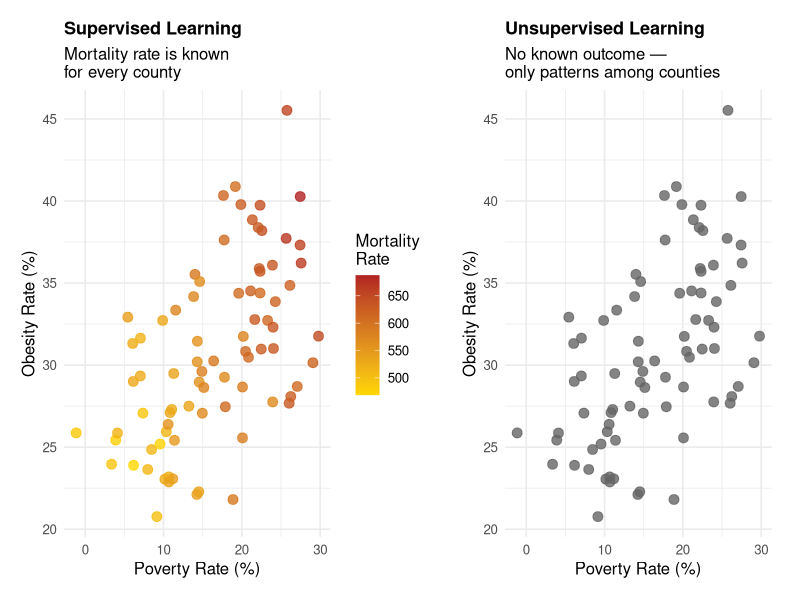
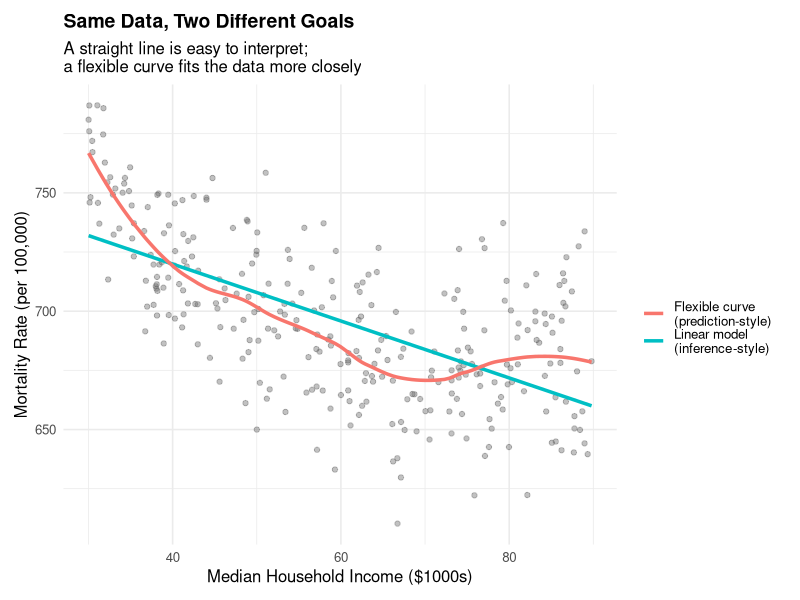
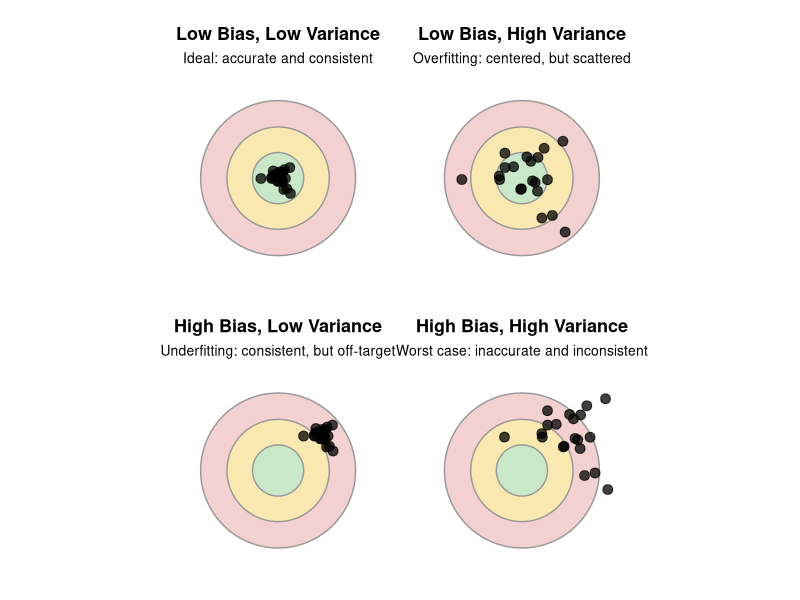
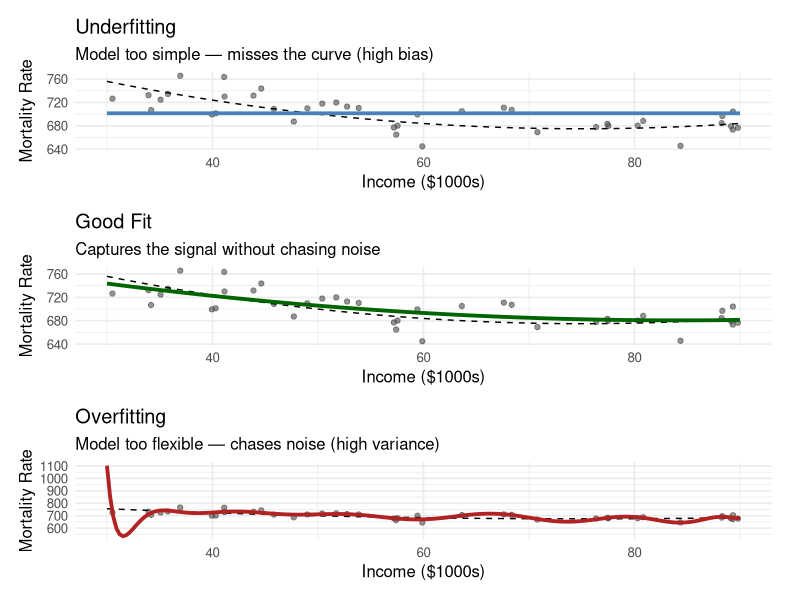
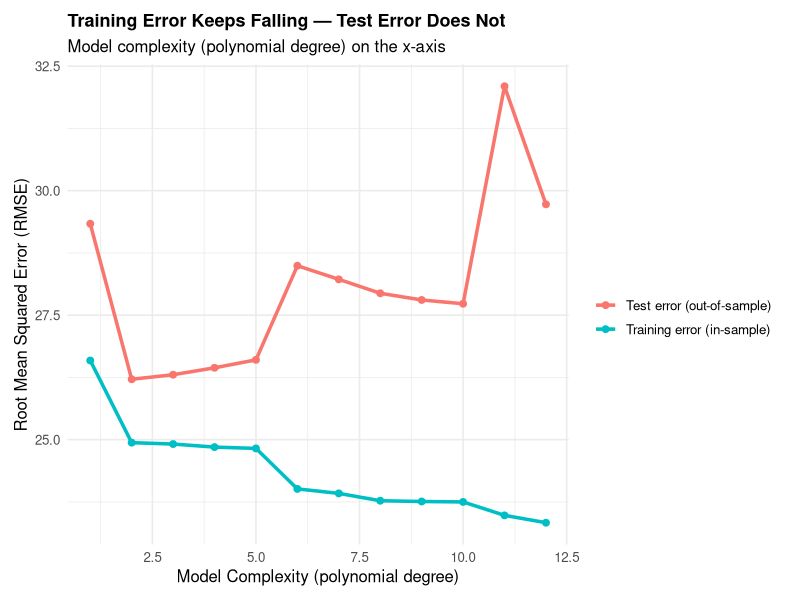
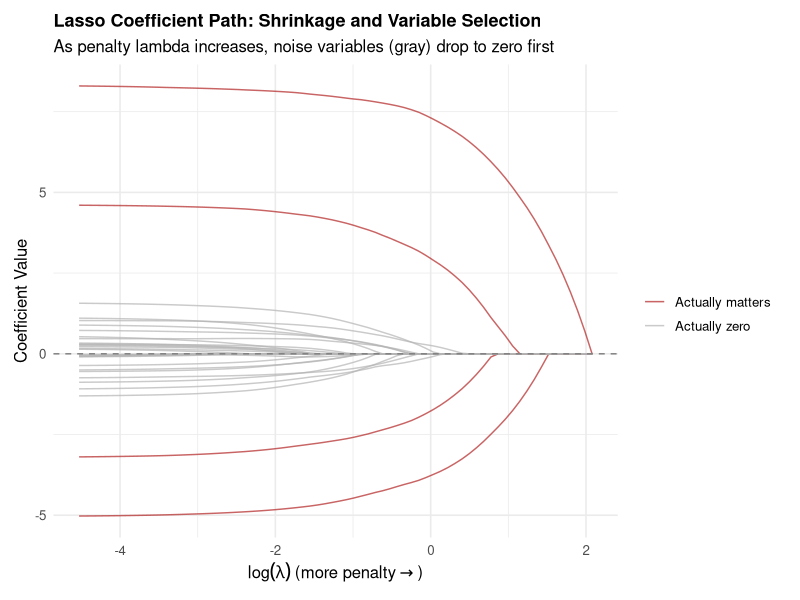
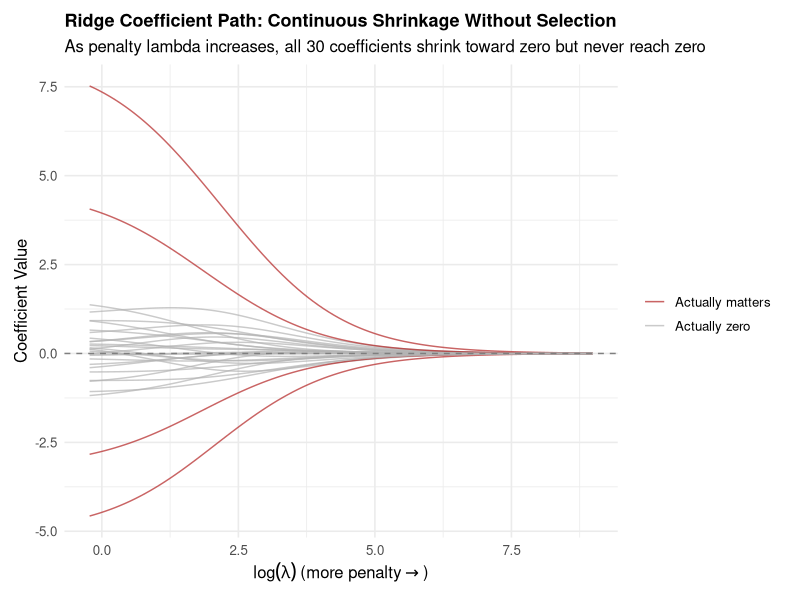
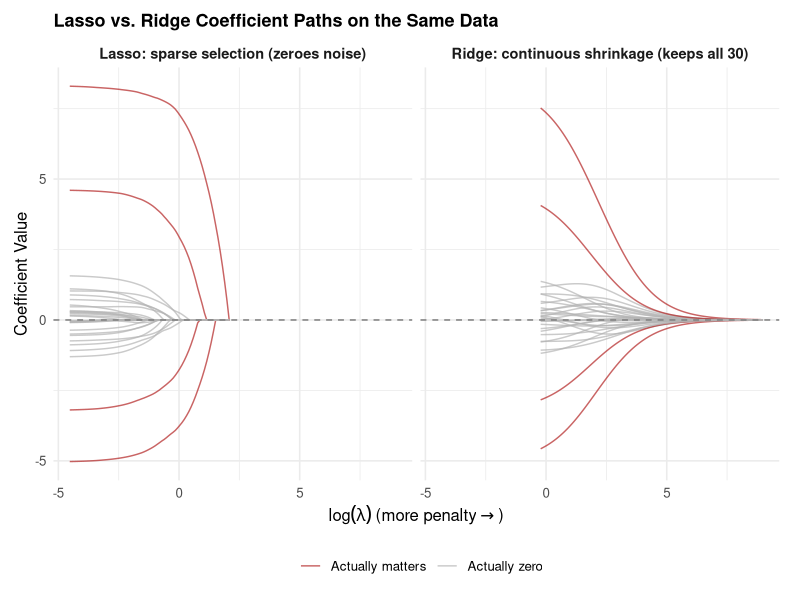

Write the R code that produced these figures, in order.
## ---- chunk 1
library(dplyr)
library(ggplot2)
library(kableExtra)
library(patchwork)
library(glmnet)     # For lasso and ridge regression
library(tidyr)
## ---- chunk 2
set.seed(88)
n_demo <- 80

# Simulate two underlying "true" county health profiles for illustration
profile <- sample(c("A", "B"), n_demo, replace = TRUE)
poverty_demo <- ifelse(profile == "A", rnorm(n_demo, 22, 4), rnorm(n_demo, 10, 4))
obesity_demo <- ifelse(profile == "A", rnorm(n_demo, 34, 4), rnorm(n_demo, 26, 4))
mortality_demo <- 400 + 5 * poverty_demo + 3 * obesity_demo + rnorm(n_demo, 0, 15)

demo_df <- data.frame(poverty = poverty_demo, obesity = obesity_demo, 
                       mortality = mortality_demo, profile = profile)

# Supervised view: predictors colored by the known outcome (mortality)
p_supervised <- ggplot(demo_df, aes(x = poverty, y = obesity, color = mortality)) +
  geom_point(size = 3, alpha = 0.8) +
  scale_color_gradient(low = "gold", high = "firebrick", name = "Mortality\nRate") +
  labs(title = "Supervised Learning",
       subtitle = "Mortality rate is known\nfor every county",
       x = "Poverty Rate (%)", y = "Obesity Rate (%)") +
  theme_minimal(base_size = 12) +
  theme(plot.title = element_text(face = "bold", size = 13),
        plot.margin = margin(10, 15, 10, 10))

# Unsupervised view: same predictors, no outcome shown, just raw points
p_unsupervised <- ggplot(demo_df, aes(x = poverty, y = obesity)) +
  geom_point(size = 3, alpha = 0.8, color = "gray40") +
  labs(title = "Unsupervised Learning",
       subtitle = "No known outcome —\nonly patterns among counties",
       x = "Poverty Rate (%)", y = "Obesity Rate (%)") +
  theme_minimal(base_size = 12) +
  theme(plot.title = element_text(face = "bold", size = 13),
        plot.margin = margin(10, 15, 10, 10))

p_supervised + p_unsupervised
## ---- chunk 3
set.seed(42)
n <- 300

# Simulate a nonlinear true relationship between income and mortality
income <- runif(n, 30, 90)
true_mortality <- 900 - 6 * income + 0.04 * income^2 + rnorm(n, 0, 25)

sim_df <- data.frame(income = income, mortality = true_mortality)

# Culture 1: a simple linear model (inference-focused)
linear_fit <- lm(mortality ~ income, data = sim_df)

# Culture 2: a flexible model (prediction-focused) - local smoothing
sim_df$loess_pred <- predict(loess(mortality ~ income, data = sim_df, span = 0.5))

ggplot(sim_df, aes(x = income, y = mortality)) +
  geom_point(alpha = 0.4, color = "gray40") +
  geom_smooth(method = "lm", se = FALSE, aes(color = "Linear model\n(inference-style)"), linewidth = 1.2) +
  geom_line(aes(y = loess_pred, color = "Flexible curve\n(prediction-style)"), linewidth = 1.2) +
  labs(title = "Same Data, Two Different Goals",
       subtitle = "A straight line is easy to interpret;\na flexible curve fits the data more closely",
       x = "Median Household Income ($1000s)",
       y = "Mortality Rate (per 100,000)",
       color = "") +
  theme_minimal(base_size = 12) +
  theme(legend.position = "right",
        plot.title = element_text(face = "bold", size = 14),
        plot.margin = margin(10, 15, 10, 10))
## ---- chunk 4
make_target <- function(n = 20, center_offset = c(0, 0), spread = 0.15, title = "", subtitle = "") {
  set.seed(1)
  darts <- data.frame(
    x = rnorm(n, mean = center_offset[1], sd = spread),
    y = rnorm(n, mean = center_offset[2], sd = spread)
  )
  
  circle_data <- function(r) {
    theta <- seq(0, 2 * pi, length.out = 100)
    data.frame(x = r * cos(theta), y = r * sin(theta))
  }
  
  ggplot() +
    geom_polygon(data = circle_data(1), aes(x, y), fill = "#f4d1d1", color = "gray60") +
    geom_polygon(data = circle_data(0.66), aes(x, y), fill = "#f9e8b0", color = "gray60") +
    geom_polygon(data = circle_data(0.33), aes(x, y), fill = "#c9e8c9", color = "gray60") +
    geom_point(data = darts, aes(x, y), size = 3, color = "black", alpha = 0.75) +
    coord_fixed(xlim = c(-1.3, 1.3), ylim = c(-1.3, 1.3)) +
    labs(title = title, subtitle = subtitle) +
    theme_void(base_size = 12) +
    theme(plot.title = element_text(face = "bold", size = 13, hjust = 0.5),
          plot.subtitle = element_text(size = 10, hjust = 0.5),
          plot.margin = margin(8, 8, 8, 8))
}

p1 <- make_target(center_offset = c(0, 0), spread = 0.10, 
                   title = "Low Bias, Low Variance", subtitle = "Ideal: accurate and consistent")
p2 <- make_target(center_offset = c(0, 0), spread = 0.35, 
                   title = "Low Bias, High Variance", subtitle = "Overfitting: centered, but scattered")
p3 <- make_target(center_offset = c(0.55, 0.45), spread = 0.10, 
                   title = "High Bias, Low Variance", subtitle = "Underfitting: consistent, but off-target")
p4 <- make_target(center_offset = c(0.55, 0.45), spread = 0.35, 
                   title = "High Bias, High Variance", subtitle = "Worst case: inaccurate and inconsistent")

(p1 + p2) / (p3 + p4)
## ---- chunk 5
set.seed(7)

# True underlying function (unknown to the researcher in practice)
true_function <- function(x) 900 - 6 * x + 0.04 * x^2

# Generate one sample
n_sample <- 40
x_sample <- runif(n_sample, 30, 90)
y_sample <- true_function(x_sample) + rnorm(n_sample, 0, 25)
sample_df <- data.frame(income = x_sample, mortality = y_sample)

x_grid <- seq(30, 90, length.out = 200)
true_line <- data.frame(income = x_grid, mortality = true_function(x_grid))

# Underfit: a flat model (intercept only)
underfit_pred <- data.frame(income = x_grid, mortality = mean(y_sample))

# Good fit: quadratic model (matches the true functional form)
good_fit <- lm(mortality ~ poly(income, 2), data = sample_df)
goodfit_pred <- data.frame(income = x_grid, 
                            mortality = predict(good_fit, newdata = data.frame(income = x_grid)))

# Overfit: a very high-degree polynomial that chases every point
overfit_model <- lm(mortality ~ poly(income, 15), data = sample_df)
overfit_pred <- data.frame(income = x_grid, 
                            mortality = predict(overfit_model, newdata = data.frame(income = x_grid)))

p_under <- ggplot() +
  geom_point(data = sample_df, aes(income, mortality), alpha = 0.6, color = "gray30") +
  geom_line(data = true_line, aes(income, mortality), color = "black", linetype = "dashed") +
  geom_line(data = underfit_pred, aes(income, mortality), color = "steelblue", linewidth = 1.3) +
  labs(title = "Underfitting", subtitle = "Model too simple — misses the curve (high bias)",
       x = "Income ($1000s)", y = "Mortality Rate") +
  theme_minimal(base_size = 12) +
  theme(plot.margin = margin(8, 15, 8, 8))

p_good <- ggplot() +
  geom_point(data = sample_df, aes(income, mortality), alpha = 0.6, color = "gray30") +
  geom_line(data = true_line, aes(income, mortality), color = "black", linetype = "dashed") +
  geom_line(data = goodfit_pred, aes(income, mortality), color = "darkgreen", linewidth = 1.3) +
  labs(title = "Good Fit", subtitle = "Captures the signal without chasing noise",
       x = "Income ($1000s)", y = "Mortality Rate") +
  theme_minimal(base_size = 12) +
  theme(plot.margin = margin(8, 15, 8, 8))

p_over <- ggplot() +
  geom_point(data = sample_df, aes(income, mortality), alpha = 0.6, color = "gray30") +
  geom_line(data = true_line, aes(income, mortality), color = "black", linetype = "dashed") +
  geom_line(data = overfit_pred, aes(income, mortality), color = "firebrick", linewidth = 1.3) +
  labs(title = "Overfitting", subtitle = "Model too flexible — chases noise (high variance)",
       x = "Income ($1000s)", y = "Mortality Rate") +
  theme_minimal(base_size = 12) +
  theme(plot.margin = margin(8, 15, 8, 8))

p_under / p_good / p_over
## ---- chunk 6
set.seed(101)

# Generate training data and a separate, fresh test set from the same true process
train_x <- runif(60, 30, 90)
train_y <- true_function(train_x) + rnorm(60, 0, 25)
train_df <- data.frame(income = train_x, mortality = train_y)

test_x <- runif(60, 30, 90)
test_y <- true_function(test_x) + rnorm(60, 0, 25)
test_df <- data.frame(income = test_x, mortality = test_y)

# Fit models of increasing flexibility (polynomial degree = complexity)
degrees <- 1:12
results <- data.frame()

for (d in degrees) {
  model <- lm(mortality ~ poly(income, d), data = train_df)
  train_pred <- predict(model)
  test_pred <- predict(model, newdata = test_df)
  
  train_rmse <- sqrt(mean((train_df$mortality - train_pred)^2))
  test_rmse <- sqrt(mean((test_df$mortality - test_pred)^2))
  
  results <- rbind(results, data.frame(degree = d, 
                                        train_rmse = train_rmse, 
                                        test_rmse = test_rmse))
}

results_long <- results %>%
  pivot_longer(cols = c(train_rmse, test_rmse), names_to = "type", values_to = "rmse") %>%
  mutate(type = ifelse(type == "train_rmse", "Training error (in-sample)", "Test error (out-of-sample)"))

ggplot(results_long, aes(x = degree, y = rmse, color = type)) +
  geom_line(linewidth = 1.2) +
  geom_point(size = 2) +
  labs(title = "Training Error Keeps Falling — Test Error Does Not",
       subtitle = "Model complexity (polynomial degree) on the x-axis",
       x = "Model Complexity (polynomial degree)",
       y = "Root Mean Squared Error (RMSE)",
       color = "") +
  theme_minimal(base_size = 12) +
  theme(legend.position = "right",
        plot.title = element_text(face = "bold", size = 13),
        plot.margin = margin(10, 15, 10, 10))
## ---- chunk 7
set.seed(2024)
n_counties_sim <- 100
n_predictors <- 30  # 30 candidate variables

# Simulate predictors (standardized county-level variables)
X <- matrix(rnorm(n_counties_sim * n_predictors), nrow = n_counties_sim)
colnames(X) <- paste0("var", 1:n_predictors)

# Only the first 4 variables genuinely drive mortality
true_betas <- c(8, -6, 5, -4, rep(0, n_predictors - 4))
mortality_sim <- X %*% true_betas + rnorm(n_counties_sim, 0, 5)

# Fit lasso across a range of lambda values
lasso_fit <- glmnet(X, mortality_sim, alpha = 1)  # alpha = 1 is lasso

# Extract coefficient paths
coef_matrix <- as.matrix(coef(lasso_fit))[-1, ]  # remove intercept
coef_df <- as.data.frame(t(coef_matrix)) %>%
  mutate(lambda = lasso_fit$lambda) %>%
  pivot_longer(-lambda, names_to = "variable", values_to = "coefficient") %>%
  mutate(truly_matters = ifelse(variable %in% paste0("var", 1:4), "Actually matters", "Actually zero"))

ggplot(coef_df, aes(x = log(lambda), y = coefficient, group = variable, color = truly_matters)) +
  geom_line(alpha = 0.7) +
  geom_hline(yintercept = 0, linetype = "dashed", color = "gray50") +
  labs(title = "Lasso Coefficient Path: Shrinkage and Variable Selection",
       subtitle = "As penalty lambda increases, noise variables (gray) drop to zero first",
       x = expression(log(lambda) ~ "(more penalty" %->% ")"),
       y = "Coefficient Value",
       color = "") +
  scale_color_manual(values = c("Actually matters" = "firebrick", "Actually zero" = "gray70")) +
  theme_minimal(base_size = 12) +
  theme(legend.position = "right",
        plot.title = element_text(face = "bold", size = 13),
        plot.margin = ggplot2::margin(10, 15, 10, 10))
## ---- chunk 8
# Fit ridge across a range of lambda values
ridge_fit <- glmnet(X, mortality_sim, alpha = 0)  # alpha = 0 is ridge

# Extract coefficient paths
ridge_coef_matrix <- as.matrix(coef(ridge_fit))[-1, ]
ridge_coef_df <- as.data.frame(t(ridge_coef_matrix)) %>%
  mutate(lambda = ridge_fit$lambda) %>%
  pivot_longer(-lambda, names_to = "variable", values_to = "coefficient") %>%
  mutate(truly_matters = ifelse(variable %in% paste0("var", 1:4), "Actually matters", "Actually zero"))

ggplot(ridge_coef_df, aes(x = log(lambda), y = coefficient, group = variable, color = truly_matters)) +
  geom_line(alpha = 0.7) +
  geom_hline(yintercept = 0, linetype = "dashed", color = "gray50") +
  labs(title = "Ridge Coefficient Path: Continuous Shrinkage Without Selection",
       subtitle = "As penalty lambda increases, all 30 coefficients shrink toward zero but never reach zero",
       x = expression(log(lambda) ~ "(more penalty" %->% ")"),
       y = "Coefficient Value",
       color = "") +
  scale_color_manual(values = c("Actually matters" = "firebrick", "Actually zero" = "gray70")) +
  theme_minimal(base_size = 12) +
  theme(legend.position = "right",
        plot.title = element_text(face = "bold", size = 13),
        plot.margin = ggplot2::margin(10, 15, 10, 10))
## ---- chunk 9
lasso_coef_df_labeled <- coef_df %>%
  mutate(method = "Lasso: sparse selection (zeroes noise)")

ridge_coef_df_labeled <- ridge_coef_df %>%
  mutate(method = "Ridge: continuous shrinkage (keeps all 30)")

combined_df <- bind_rows(lasso_coef_df_labeled, ridge_coef_df_labeled)
combined_df$method <- factor(combined_df$method, levels = c("Lasso: sparse selection (zeroes noise)", "Ridge: continuous shrinkage (keeps all 30)"))

ggplot(combined_df, aes(x = log(lambda), y = coefficient, group = variable, color = truly_matters)) +
  geom_line(alpha = 0.7) +
  geom_hline(yintercept = 0, linetype = "dashed", color = "gray50") +
  facet_wrap(~method) +
  labs(title = "Lasso vs. Ridge Coefficient Paths on the Same Data",
       x = expression(log(lambda) ~ "(more penalty" %->% ")"),
       y = "Coefficient Value",
       color = "") +
  scale_color_manual(values = c("Actually matters" = "firebrick", "Actually zero" = "gray70")) +
  theme_minimal(base_size = 12) +
  theme(legend.position = "bottom",
        plot.title = element_text(face = "bold", size = 13),
        strip.text = element_text(face = "bold", size = 10.5),
        plot.margin = ggplot2::margin(10, 15, 10, 10))
## ---- chunk 10
set.seed(2024)
cv_lasso <- cv.glmnet(X, mortality_sim, alpha = 1)

par(mar = c(7, 4, 4, 2))
plot(cv_lasso)
title("Lasso: Cross-Validated Error by Lambda", line = 2.5)
mtext("Left dashed line: best prediction (lambda.min)", side = 1, line = 5, cex = 0.8)
mtext("Right dashed line: simplest good model (lambda.1se)", side = 1, line = 6, cex = 0.8)
## ---- chunk 11
set.seed(2024)
cv_ridge <- cv.glmnet(X, mortality_sim, alpha = 0)

par(mar = c(7, 4, 4, 2))
plot(cv_ridge)
title("Ridge: Cross-Validated Error by Lambda", line = 2.5)
mtext("Left dashed line: best prediction (lambda.min)", side = 1, line = 5, cex = 0.8)
mtext("Right dashed line: simplest good model (lambda.1se)", side = 1, line = 6, cex = 0.8)
## ---- chunk 12
cat("Lasso  — lambda.min:", round(cv_lasso$lambda.min, 3), 
    " | lambda.1se:", round(cv_lasso$lambda.1se, 3), "\n")
cat("Ridge  — lambda.min:", round(cv_ridge$lambda.min, 3), 
    " | lambda.1se:", round(cv_ridge$lambda.1se, 3))
## ---- chunk 13
# Which variables survive at the cross-validation-selected lambda?
selected_coefs <- coef(cv_lasso, s = "lambda.min")
selected_df <- data.frame(
  variable = rownames(selected_coefs)[-1],
  coefficient = as.vector(selected_coefs)[-1]
) %>%
  filter(coefficient != 0) %>%
  arrange(desc(abs(coefficient)))

kable(selected_df, digits = 2, 
      caption = "Variables Selected by Lasso at the Cross-Validation-Chosen Lambda") %>%
  kable_styling(bootstrap_options = c("striped", "hover", "condensed"))
## ---- chunk 14
# Ridge coefficients at its own cross-validation-chosen lambda
ridge_selected_coefs <- coef(cv_ridge, s = "lambda.min")
ridge_selected_df <- data.frame(
  variable = rownames(ridge_selected_coefs)[-1],
  coefficient = as.vector(ridge_selected_coefs)[-1]
) %>%
  arrange(desc(abs(coefficient)))

kable(head(ridge_selected_df, 30), digits = 3, 
      caption = "Ridge Coefficients at Its Cross-Validation-Chosen Lambda (All 30 Variables)") %>%
  kable_styling(bootstrap_options = c("striped", "hover", "condensed"))
## ---- chunk 15
set.seed(2024)
cv_enet <- cv.glmnet(X, mortality_sim, alpha = 0.5)

par(mar = c(7, 4, 4, 2))
plot(cv_enet)
title("Elastic Net (alpha = 0.5): Cross-Validated Error by Lambda", line = 2.5)
mtext("Left dashed line: best prediction (lambda.min)", side = 1, line = 5, cex = 0.8)
mtext("Right dashed line: simplest good model (lambda.1se)", side = 1, line = 6, cex = 0.8)
## ---- chunk 16
cat("Ridge        — lambda.min:", round(cv_ridge$lambda.min, 3), 
    " | lambda.1se:", round(cv_ridge$lambda.1se, 3), "\n")
cat("Lasso        — lambda.min:", round(cv_lasso$lambda.min, 3), 
    " | lambda.1se:", round(cv_lasso$lambda.1se, 3), "\n")
cat("Elastic Net  — lambda.min:", round(cv_enet$lambda.min, 3), 
    " | lambda.1se:", round(cv_enet$lambda.1se, 3))
## ---- chunk 17
# Which variables survive at elastic net's cross-validation-selected lambda?
enet_selected_coefs <- coef(cv_enet, s = "lambda.min")
enet_selected_df <- data.frame(
  variable = rownames(enet_selected_coefs)[-1],
  coefficient = as.vector(enet_selected_coefs)[-1]
) %>%
  filter(coefficient != 0) %>%
  arrange(desc(abs(coefficient)))

kable(enet_selected_df, digits = 2, 
      caption = "Variables Selected by Elastic Net at the Cross-Validation-Chosen Lambda") %>%
  kable_styling(bootstrap_options = c("striped", "hover", "condensed"))
## ---- chunk 18
cat("Number of nonzero coefficients (out of 30):\n")
cat("  Ridge:      ", sum(coef(cv_ridge, s = "lambda.min")[-1] != 0), "\n")
cat("  Lasso:      ", sum(coef(cv_lasso, s = "lambda.min")[-1] != 0), "\n")
cat("  Elastic Net:", sum(coef(cv_enet, s = "lambda.min")[-1] != 0))
## ---- chunk 19
set.seed(55)

# Simulate two "true" predictors that are highly correlated with each other (r ≈ 0.8)
n_counties_sim <- 100
poverty_rate <- rnorm(n_counties_sim, 15, 5)
uninsured_rate_corr <- poverty_rate * 0.8 + rnorm(n_counties_sim, 0, 1.5)

# Both contribute equally to mortality (true effect = 3.0 each)
mortality_corr <- 500 + 3 * poverty_rate + 3 * uninsured_rate_corr + rnorm(n_counties_sim, 0, 10)

X_corr <- cbind(poverty_rate, uninsured_rate_corr,
                 matrix(rnorm(n_counties_sim * 8), nrow = n_counties_sim))
colnames(X_corr) <- c("poverty_rate", "uninsured_rate", paste0("noise", 1:8))

# Single-sample estimates for OLS, Ridge, Lasso, and Elastic Net
df_corr <- as.data.frame(X_corr)
df_corr$mortality <- mortality_corr
ols_fit <- lm(mortality ~ ., data = df_corr)
ols_result <- coef(ols_fit)[c("poverty_rate", "uninsured_rate")]

cv_ridge_corr <- cv.glmnet(X_corr, mortality_corr, alpha = 0)
cv_lasso_corr <- cv.glmnet(X_corr, mortality_corr, alpha = 1)
cv_enet_corr <- cv.glmnet(X_corr, mortality_corr, alpha = 0.5)

ridge_result <- coef(cv_ridge_corr, s = "lambda.min")[c("poverty_rate", "uninsured_rate"), ]
lasso_result <- coef(cv_lasso_corr, s = "lambda.min")[c("poverty_rate", "uninsured_rate"), ]
enet_result <- coef(cv_enet_corr, s = "lambda.min")[c("poverty_rate", "uninsured_rate"), ]

# Monte Carlo simulation (B = 100) for empirical Bias, Variance, and MSE
B <- 100
true_b <- c(3, 3)
res_ols <- matrix(0, B, 2)
res_ridge <- matrix(0, B, 2)
res_lasso <- matrix(0, B, 2)
res_enet <- matrix(0, B, 2)

for (i in 1:B) {
  p_rate <- rnorm(n_counties_sim, 15, 5)
  u_rate <- p_rate * 0.8 + rnorm(n_counties_sim, 0, 1.5)
  m_rate <- 500 + 3 * p_rate + 3 * u_rate + rnorm(n_counties_sim, 0, 10)
  Xc <- cbind(p_rate, u_rate, matrix(rnorm(n_counties_sim * 8), nrow = n_counties_sim))
  colnames(Xc) <- c("p_rate", "u_rate", paste0("noise", 1:8))
  df_i <- as.data.frame(Xc)
  df_i$m_rate <- m_rate
  
  res_ols[i, ] <- coef(lm(m_rate ~ ., data = df_i))[c("p_rate", "u_rate")]
  
  cv_r <- cv.glmnet(Xc, m_rate, alpha = 0)
  cv_l <- cv.glmnet(Xc, m_rate, alpha = 1)
  cv_e <- cv.glmnet(Xc, m_rate, alpha = 0.5)
  
  res_ridge[i, ] <- coef(cv_r, s = "lambda.min")[c("p_rate", "u_rate"), ]
  res_lasso[i, ] <- coef(cv_l, s = "lambda.min")[c("p_rate", "u_rate"), ]
  res_enet[i, ]  <- coef(cv_e, s = "lambda.min")[c("p_rate", "u_rate"), ]
}

b_ols   <- mean(abs(colMeans(res_ols) - true_b))
v_ols   <- mean(apply(res_ols, 2, var))
b_ridge <- mean(abs(colMeans(res_ridge) - true_b))
v_ridge <- mean(apply(res_ridge, 2, var))
b_lasso <- mean(abs(colMeans(res_lasso) - true_b))
v_lasso <- mean(apply(res_lasso, 2, var))
b_enet  <- mean(abs(colMeans(res_enet) - true_b))
v_enet  <- mean(apply(res_enet, 2, var))
## ---- chunk 20
corr_summary_df <- data.frame(
  Method = c("True Effect", "OLS (Unpenalized)", "Ridge (L2)", "Lasso (L1)", "Elastic Net (L1+L2)"),
  `Poverty Rate` = c(3.00, round(ols_result[1], 2), round(ridge_result[1], 2), round(lasso_result[1], 2), round(enet_result[1], 2)),
  `Uninsured Rate` = c(3.00, round(ols_result[2], 2), round(ridge_result[2], 2), round(lasso_result[2], 2), round(enet_result[2], 2)),
  `Abs Bias` = c(0.000, round(b_ols, 3), round(b_ridge, 3), round(b_lasso, 3), round(b_enet, 3)),
  `Variance` = c(0.000, round(v_ols, 3), round(v_ridge, 3), round(v_lasso, 3), round(v_enet, 3)),
  `MSE (Bias² + Var)` = c(0.000, round(b_ols^2 + v_ols, 3), round(b_ridge^2 + v_ridge, 3), round(b_lasso^2 + v_lasso, 3), round(b_enet^2 + v_enet, 3)),
  `Behavior with Collinear Predictors` = c(
    "Ground Truth",
    "Unbiased, but high variance under collinearity",
    "Lowest variance (Grouping effect)",
    "High variance due to lopsided selection",
    "Balanced variance reduction + Selection"
  ),
  check.names = FALSE
)

kable(corr_summary_df, caption = "Empirical Comparison of Coefficients, Bias, Variance, and MSE Under High Multicollinearity (r ≈ 0.8)") %>%
  kable_styling(bootstrap_options = c("striped", "hover", "condensed"))
## ---- chunk 21
# Left panel: coefficient estimates across methods, as points
coef_point_df <- data.frame(
  Method = rep(c("True Effect", "OLS", "Ridge", "Lasso", "Elastic Net"), times = 2),
  Variable = rep(c("Poverty Rate", "Uninsured Rate"), each = 5),
  Coefficient = c(3.0, unname(ols_result[1]), unname(ridge_result[1]), 
                  unname(lasso_result[1]), unname(enet_result[1]),
                  3.0, unname(ols_result[2]), unname(ridge_result[2]), 
                  unname(lasso_result[2]), unname(enet_result[2]))
)
coef_point_df$Method <- factor(coef_point_df$Method, 
                                 levels = c("True Effect", "OLS", "Ridge", "Lasso", "Elastic Net"))

p_coef_point <- ggplot(coef_point_df, aes(x = Method, y = Coefficient, color = Variable)) +
  geom_hline(yintercept = 3, linetype = "dashed", color = "gray50") +
  geom_point(size = 5, alpha = 0.85, position = position_dodge(width = 0.4)) +
  scale_color_manual(values = c("Poverty Rate" = "#c62828", "Uninsured Rate" = "#1565c0")) +
  labs(title = "Coefficient Estimates Across Methods",
       subtitle = "Dashed line = true effect (3.0 for both)",
       x = "", y = "Coefficient Value", color = "") +
  theme_minimal(base_size = 12) +
  theme(legend.position = "bottom",
        plot.title = element_text(face = "bold", size = 13),
        axis.text.x = element_text(angle = 20, hjust = 1),
        plot.margin = ggplot2::margin(10, 10, 10, 10))

# Right panel: bias and variance across methods, as points
bias_var_point_df <- data.frame(
  Method = rep(c("OLS", "Ridge", "Lasso", "Elastic Net"), times = 2),
  Metric = rep(c("Bias", "Variance"), each = 4),
  Value = c(b_ols, b_ridge, b_lasso, b_enet,
            v_ols, v_ridge, v_lasso, v_enet)
)
bias_var_point_df$Method <- factor(bias_var_point_df$Method, 
                                     levels = c("OLS", "Ridge", "Lasso", "Elastic Net"))

p_metrics_point <- ggplot(bias_var_point_df, aes(x = Method, y = Value, color = Metric)) +
  geom_point(size = 5, alpha = 0.85, position = position_dodge(width = 0.4)) +
  scale_color_manual(values = c("Bias" = "#f9a825", "Variance" = "#6a1b9a")) +
  labs(title = "Bias and Variance Across Methods",
       subtitle = "Monte Carlo (B = 100) across samples",
       x = "", y = "Value", color = "") +
  theme_minimal(base_size = 12) +
  theme(legend.position = "bottom",
        plot.title = element_text(face = "bold", size = 13),
        axis.text.x = element_text(angle = 20, hjust = 1),
        plot.margin = ggplot2::margin(10, 10, 10, 10))

p_coef_point + p_metrics_point
